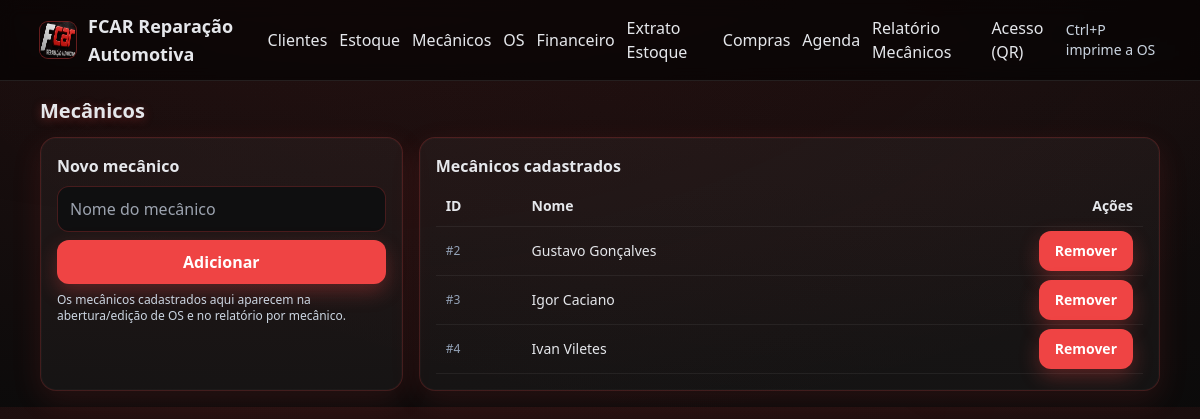
Page /mecanicos on the committed database.
### tables this page shows
CREATE TABLE mechanics(
    id INTEGER PRIMARY KEY AUTOINCREMENT,
    name TEXT NOT NULL
);

### app.py (the view, shortened to what this page needs)
@login_required
@app.route("/mecanicos", methods=["GET","POST"])
def mecanicos():
    db = get_db()
    rows = db.execute("SELECT * FROM mechanics ORDER BY name").fetchall()
    return render_template("mecanicos.html", rows=rows, title="Mecânicos")

### app.py (called while the page is built)
def get_db():
    db = getattr(g, "_db", None)
    if db is None:
        try:
            d = os.path.dirname(DB_PATH)
            if d:
                os.makedirs(d, exist_ok=True)
        except Exception:
            pass
        db = g._db = sqlite3.connect(DB_PATH)
        db.row_factory = sqlite3.Row
    return db

@app.context_processor
def inject_flags():
    try:
        from flask import current_app
        has_acesso = ("acesso" in current_app.view_functions)
    except Exception:
        has_acesso = False
    username = session.get("username")
    return dict(has_acesso=has_acesso, username=username)

### templates/mecanicos.html
{% extends "base.html" %}
{% block body %}
<div class="flex items-center justify-between mb-3">
  <h1 class="text-xl font-semibold headline">Mecânicos</h1>
</div>
<div class="grid md:grid-cols-3 gap-4">
  <div class="glass p-4">
    <h2 class="font-semibold mb-2">Novo mecânico</h2>
    <form method="post" class="space-y-2">
      <input class="field" name="name" placeholder="Nome do mecânico" required>
      <button class="btn w-full">Adicionar</button>
    </form>
    <p class="text-xs muted mt-2">
      Os mecânicos cadastrados aqui aparecem na abertura/edição de OS e no relatório por mecânico.
    </p>
  </div>
  <div class="glass p-4 md:col-span-2 overflow-x-auto">
    <h2 class="font-semibold mb-2">Mecânicos cadastrados</h2>
    <table class="text-sm w-full">
      <thead>
        <tr>
          <th class="text-left">ID</th>
          <th class="text-left">Nome</th>
          <th class="text-right">Ações</th>
        </tr>
      </thead>
      <tbody>
        {% for m in rows %}
        <tr>
          <td class="py-1 text-xs text-slate-400">#{{ m['id'] }}</td>
          <td class="py-1">{{ m['name'] }}</td>
          <td class="py-1 text-right">
            <form method="post"
                  action="{{ url_for('mecanico_excluir', mech_id=m['id']) }}"
                  class="inline js-delete-form"
                  data-msg="Excluir mecânico {{ m['name'] }}?">
              <button class="btn danger btn-sm">Remover</button>
            </form>
          </td>
        </tr>
        {% else %}
        <tr>
          <td colspan="3" class="py-3 muted">Nenhum mecânico cadastrado ainda.</td>
        </tr>
        {% endfor %}
      </tbody>
    </table>
  </div>
</div>
{% endblock %}

### templates/base.html (style rules this page uses)
:root { --brand:#ef4444; --brand-600:#dc2626; --ink:#e5e7eb; --muted:#cbd5e1; }
body { background: radial-gradient(1200px 500px at 20% -10%, rgba(239,68,68,0.10), transparent), radial-gradient(1200px 500px at 90% -10%, rgba(239,68,68,0.06), transparent), #0a0a0a; color: var(--ink); }
.glass { background: rgba(255,255,255,0.04); border: 1px solid rgba(239,68,68,0.20); border-radius: 16px; box-shadow: 0 10px 30px rgba(239,68,68,0.12), inset 0 0 0 1px rgba(255,255,255,0.02); }
.field { background:#0f0f10; border:1px solid rgba(239,68,68,0.25); padding:10px 12px; border-radius: 12px; width:100%; color:var(--ink); }
.btn { background: var(--brand); padding:10px 16px; border-radius: 12px; color:white; font-weight:700; box-shadow: 0 8px 20px rgba(239,68,68,0.3); transition: transform .08s ease; }
.muted { color: var(--muted); }
table { width:100%; border-collapse: collapse; }
th, td { padding: 10px; border-bottom: 1px solid rgba(255,255,255,0.06); }
.headline { text-shadow: 0 2px 10px rgba(239,68,68,0.35); }

### rows in the picture
mechanics: id "2", name "Gustavo Gonçalves"
mechanics: id "3", name "Igor Caciano"
mechanics: id "4", name "Ivan Viletes"
